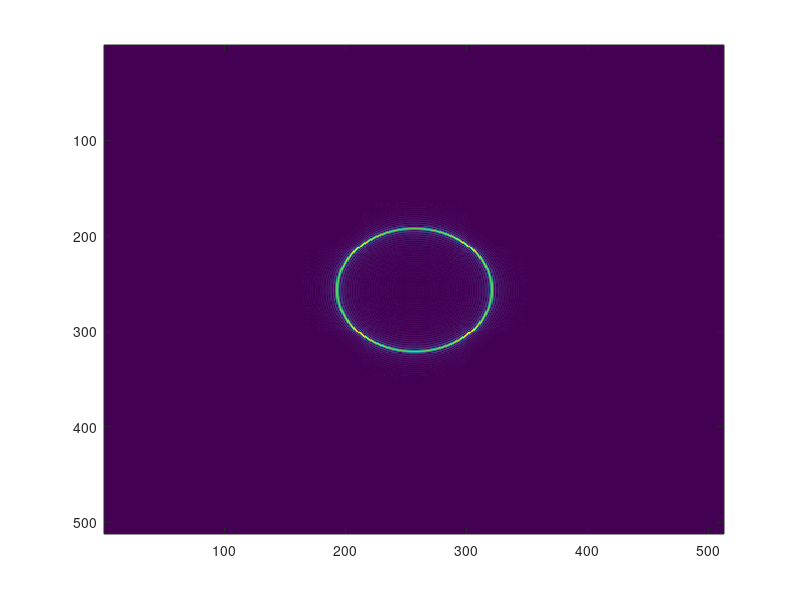

Write MATLAB code to recreate this figure. (Note: this script raises an error after producing the figure.)
clc;
clear all;
close all;

lam = 1; %wavelength
ss = lam.*[0.125 0.25 0.50]; %sample spacing
apr = 30*lam; %aperture of 30 x lambda
N = 512; % 512x512 fft

for n = 1:length(ss)
    
    [X,Y] = meshgrid(-apr:ss(1,n):apr);

    r = sqrt((X).^2 + (Y).^2);
    H =((1j.*lam.*r).^(-0.5)).*(exp(1j.*2.*pi.*r./lam));
    [row, col]= find(isinf(H));
    H(row, col) = 0;

    Z = fftshift(fft2((H),N,N));
    imagesc(abs(Z));    
    
    k = get(gca, 'XTick'); % K from [0, N]
    K = k -(N/2); % New K from [-N/2, N/2]
    f = round(K/(N*ss(1,n)), 2); % frequency from fft rounded to 2 decimal places
    
    
    xticklabels(f);
    yticklabels(f);
    
    title(['Question 5     \lambda = ',num2str(lam), ' | Sample Spacing = ',num2str(ss(1,n)), ' | Aperture = ',num2str(apr)]);
    ylabel('\bf f(y)');
    xlabel('\bf f(x)');
    pause(1); %delay between loops
    
end

